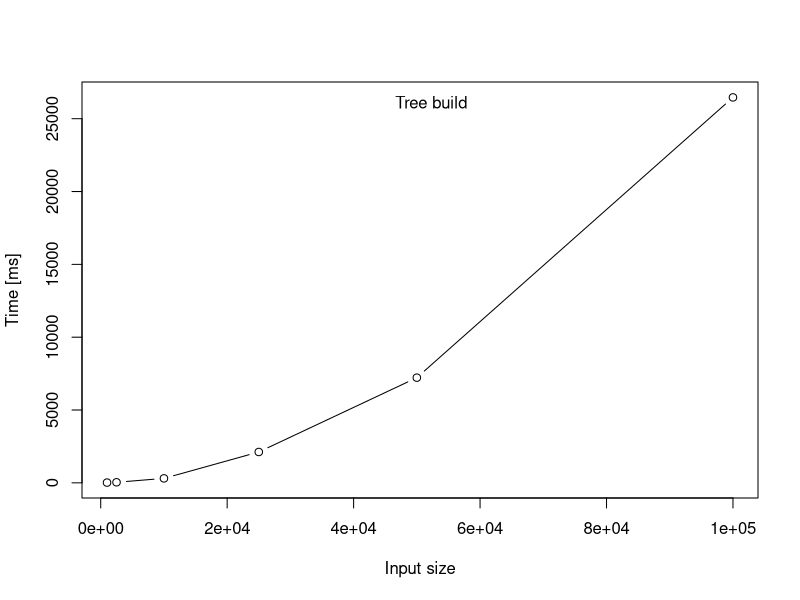
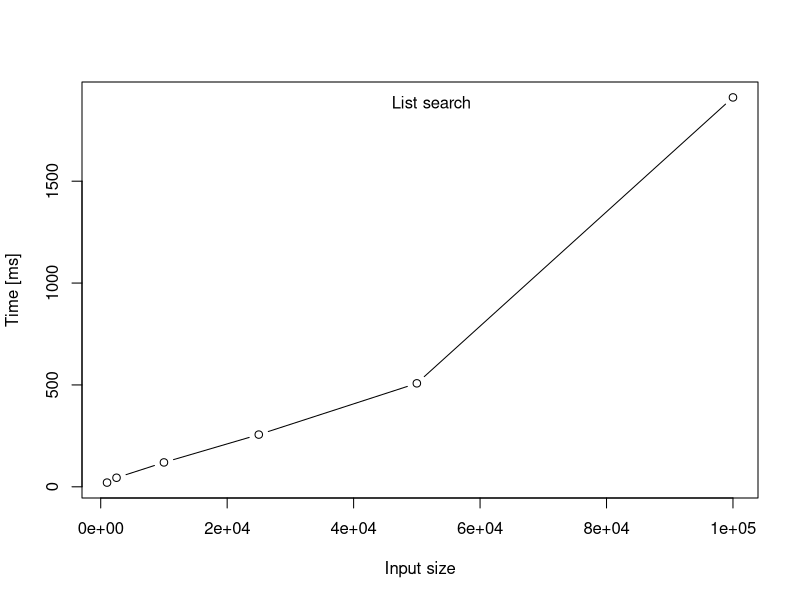
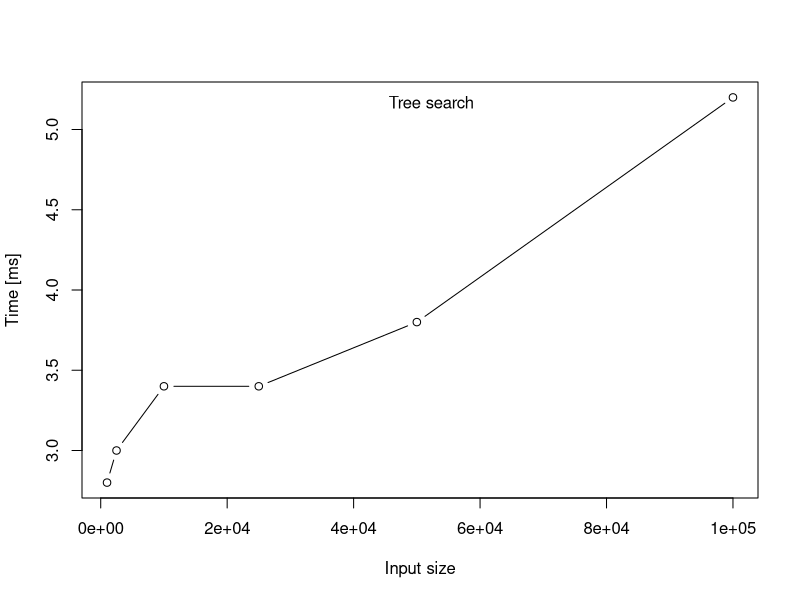

Write the R code that produced these figures, in order.
elements = c(1000, 2500, 10000, 25000, 50000, 100000)

tree_build_time = c(17, 38, 306, 2119, 7221, 26462)
list_search_time = c(20.6, 44.4, 119.6, 256.2, 507.8, 1911.2)
tree_search_time = c(2.8, 3.0, 3.4, 3.4, 3.8, 5.2)

matplot(tree_build_time, x = elements, type=c("b"), pch = 1, ylab = "Time [ms]", xlab = "Input size", col = 1:4)
legend("top", legend = c("Tree build"), bty = "n")

matplot(list_search_time, x = elements, type=c("b"), pch = 1, ylab = "Time [ms]", xlab = "Input size", col = 1:4)
legend("top", legend = c("List search"), bty = "n")

matplot(tree_search_time, x = elements, type=c("b"), pch = 1, ylab = "Time [ms]", xlab = "Input size", col = 1:4)
legend("top", legend = c("Tree search"), bty = "n")
